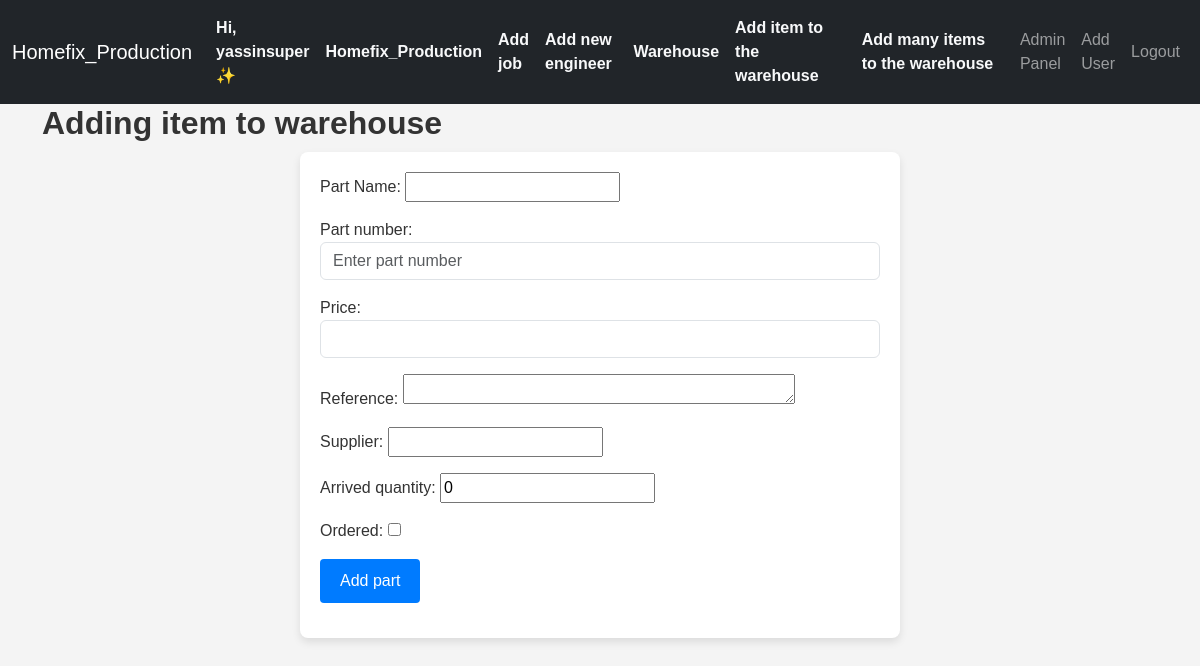
Before: /additem/66/ (signed in) with the older database file.
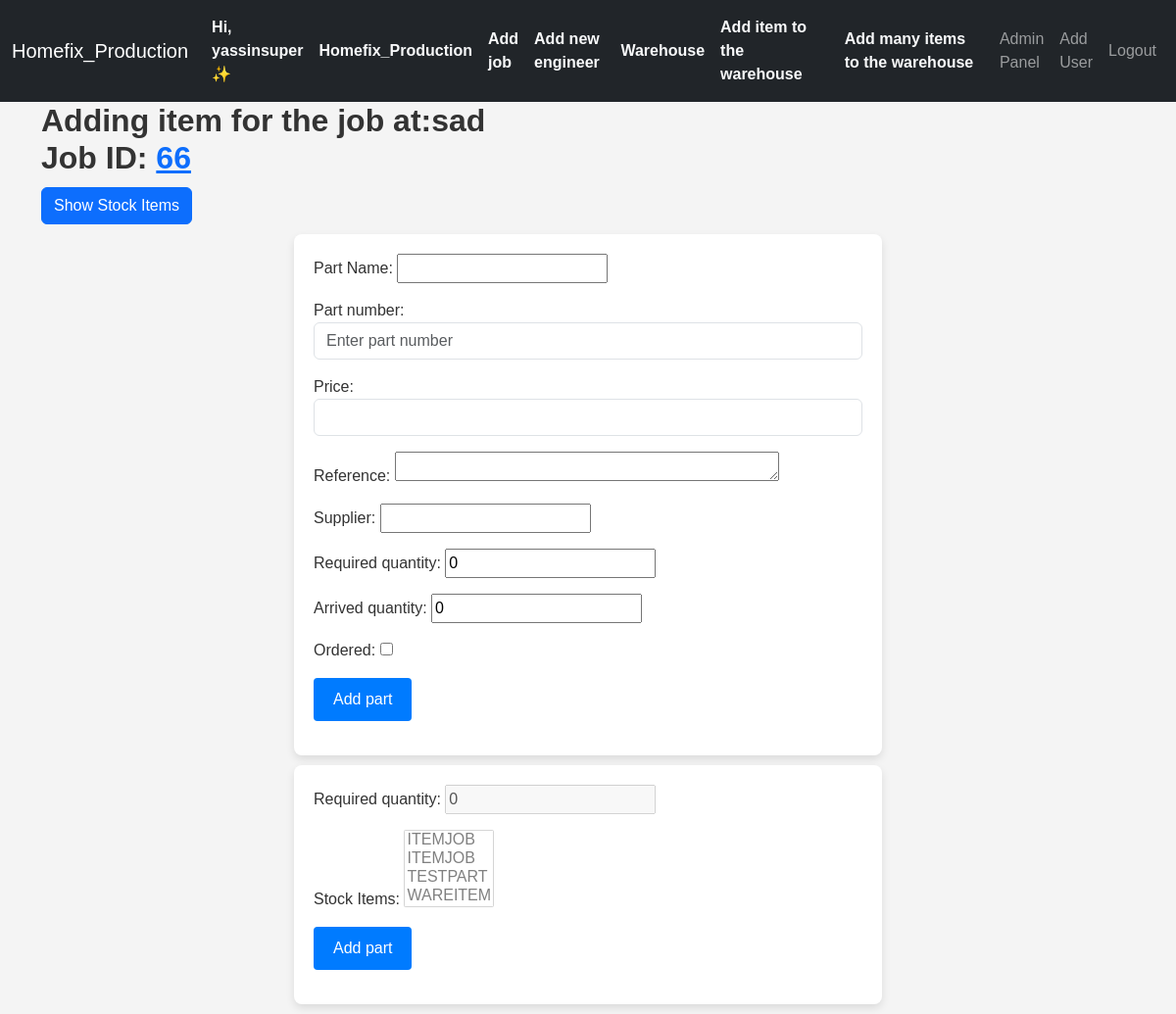
After: the same page with the newer database file.
### inventory/models.py (models this page shows, shortened)
class Job(models.Model):
    status_chouces=[
        ('ready', 'Ready'),
        ('paused', 'Paused'),
        ('completed', 'Completed'),
        ('cancelled', 'Cancelled'),
        ('quoted', 'Quoted and waiting')
    ]
    address = models.CharField(max_length=70)
    job_id=models.BigIntegerField()
    status=models.CharField(choices=status_chouces, max_length=20)
    quotation=models.DecimalField(max_digits=10, decimal_places=2,blank=True,null=True)
    engineer=models.ForeignKey(Engineer,on_delete=models.SET_NULL,null=True,blank=True)
    parent_account=models.CharField(max_length=70)
    added_date=models.DateField(auto_now_add=True)
    company=models.ForeignKey(Company,on_delete=models.CASCADE,related_name="job_company")
    items_arrived=models.BooleanField(default=False, )
    post_code=models.CharField(max_length=10, null=True, blank=True)
    quoted=models.BooleanField(default=False)
    class Meta:
        unique_together = ('job_id', 'company')  # Enforce uniqueness at the company level
        ordering=['-added_date']

### inventory/views.py (the view, shortened to what this page needs)
# urls.py: path('additem/<int:pk>/', views.item_add, name='item_add'),
@login_required
def item_add(request,pk=None,no_job=False):
    try:
        job=Job.objects.filter(company=request.user.company).get(job_id=pk)
    except Job.DoesNotExist:
        job=None
    form=ItemForm(job=job)
    stock_items_form=StokcItemsForm(company=request.user.company)
    stock_items_form=StokcItemsForm(company=request.user.company)
    return render(request, 'inventory/add_item.html', {'form': form,'job':job,'stock_items_form':stock_items_form})

### inventory/forms.py
class StokcItemsForm(forms.ModelForm): #for adding items from warehouse to job only
    stock_items = forms.ModelMultipleChoiceField(
        queryset=Item.objects.none(),
        required=False,
        label="Stock Items",)
    def __init__(self, *args, company=None, **kwargs):
        super().__init__(*args, **kwargs)
        if company:
            self.fields['stock_items'].queryset = WarehouseItem.objects.filter(
                item__company=company,
                warehouse_quantity__gt= 0,
            )
    class Meta:
        model=Item
        fields=['required_quantity']

### inventory/models.py (called while the page is built)
    def __str__(self):
        return str(self.item.name)

### inventory/templatetags/custom_tags.py (called while the page is built)
@register.filter
def is_admin(user):
    if user.groups.filter(name='Admin').exists() or user.company.owner==user:
        return True
    return False

@register.filter
def is_owner(user):
    if user.is_authenticated and user.company.owner==user:
        return True
    return False

### templates/inventory/add_item.html (shortened to what this page needs)
{% extends 'inventory/base.html' %}
{% load static %}
{% block body %}
  {% if job %}
    <h2>Adding item for the job at:{{ job.address }} <br /> <span>Job ID: <a href=" {% url 'update_job' job.job_id %} ">{{ job.job_id }}</a></span></h2>
  {% else %}
    <h2>Adding item to warehouse</h2>
  {% endif %}
  <section class="form-section">
    {% if job %}
      <button id="toggle-stock-items" class="btn btn-primary" onclick="toggleStockItems()">Show Stock Items</button>
    {% endif %}
    <form id="item-form-container" action="" method="POST" enctype="multipart/form-data" class="form-container">
      <div class="form-group">{{ form.as_p }}</div>
      <div class="form-group">
        <button type="submit" name="adding_new" class="btn-submit">Add part</button>
      </div>
    </form>
    {% if job %}
      <form id="stock-items-form-container" action="" method="POST" enctype="multipart/form-data" class="form-container">
        <div class="form-group">{{ stock_items_form.as_p }}</div>
        <div class="form-group">
          <button type="submit" name="adding_from_stock" class="btn-submit">Add part</button>
        </div>
      </form>
    {% endif %}
  </section>
{% endblock %}

Changed rows visible on the page:
added Job: address "sad", job_id "66"
Other visible differences:
form field required_quantity: (not shown) → "0"
form field stock_items: (not shown) → "ITEMJOB / ITEMJOB / TESTPART / WAREITEM"
text no longer shown: "Part Name: Part number: Price: Reference: Supplier: Arrived quantity: Ordered: Adding item to warehouse"
text now shown: "Adding item for the job at: Job ID: Show Stock Items Part Name: Part number: Price: Reference: Supplier: Required quantity: Arrived quantity: Ordered: Required quantity: Stock Items: Add part"
